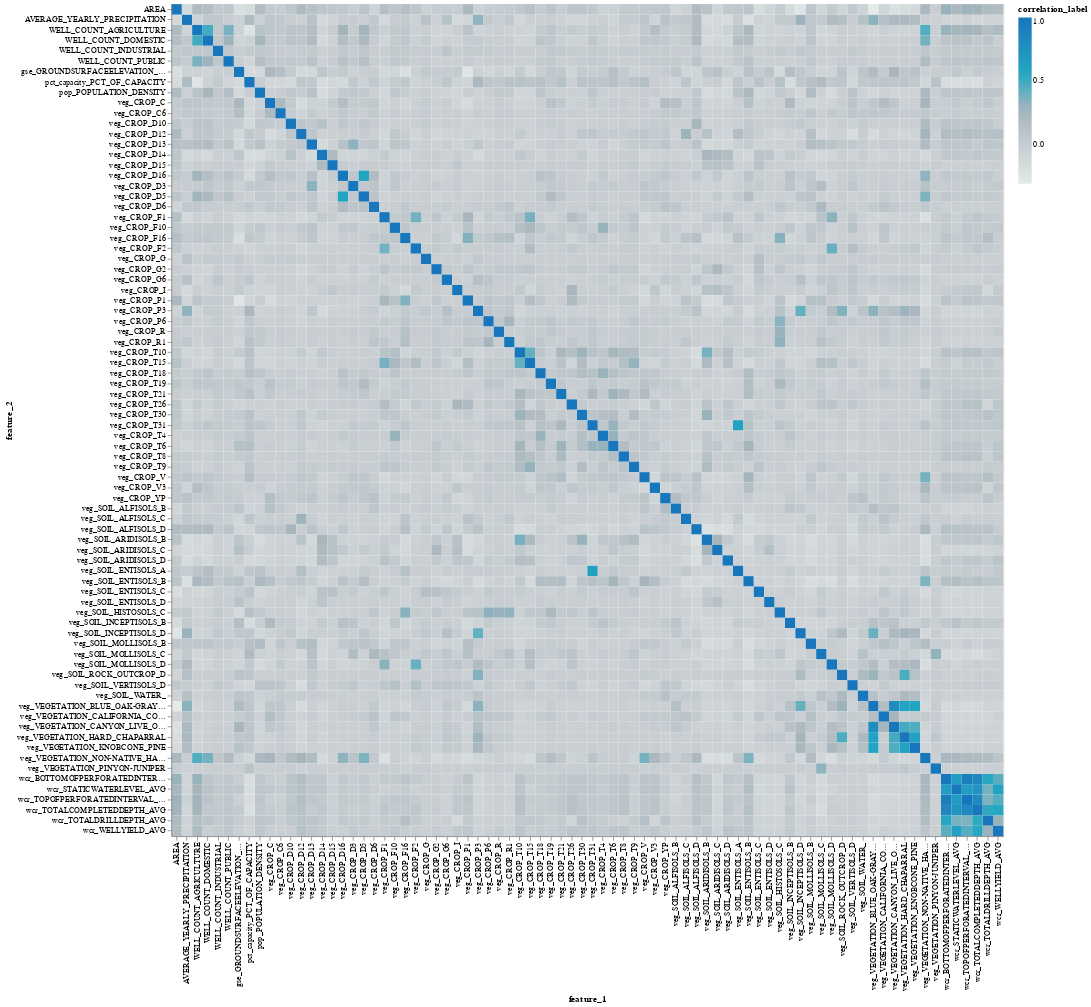

This figure's notebook cell:
### Markdown cell above
### Find feature correlation

### Code cell
#Elements of the pipeline can be extracted out of the pipeline
cols_transformer = impute_pipe[0]

columns_to_transform =  create_transformation_cols(X)
wcr_cols = columns_to_transform["wcr_cols"]
veg_soils_crops_cols =  columns_to_transform["veg_soils_crops_cols"]
population_cols =  columns_to_transform["population_cols"]
pct_cols = columns_to_transform["pct_cols"]
gse_cols = columns_to_transform["gse_cols"]
list_cols_used = columns_to_transform["list_cols_used"]
      

draw_corr_heatmap(X_impute_df.reset_index(), ['TOWNSHIP_RANGE', 'YEAR'])

### Figure 1 — Vega-Lite specification as saved in the notebook (floating-point values rounded to 4 significant figures; data arrays with more than 128 entries replaced by an {"elided": "..."} marker saying what was removed)
{"config": {"view": {"continuousWidth": 400, "continuousHeight": 300}}, "data": {"name": "data-9091db9911769a8407744d5f8b997111"}, "mark": "rect", "encoding": {"color": {"field": "correlation_label", "scale": {"scheme": "lightgreyteal"}, "type": "quantitative"}, "tooltip": [{"field": "feature_1", "title": "feature_1", "type": "nominal"}, {"field": "feature_2", "title": "feature_2", "type": "nominal"}, {"field": "correlation_label", "title": "Correlation Value", "type": "quantitative"}], "x": {"field": "feature_1", "type": "nominal"}, "y": {"field": "feature_2", "type": "nominal"}}, "height": 1000, "width": 1000, "$schema": "https://vega.github.io/schema/vega-lite/v4.17.0.json", "datasets": {"data-9091db9911769a8407744d5f8b997111": {"elided": "6400 records"}}}
